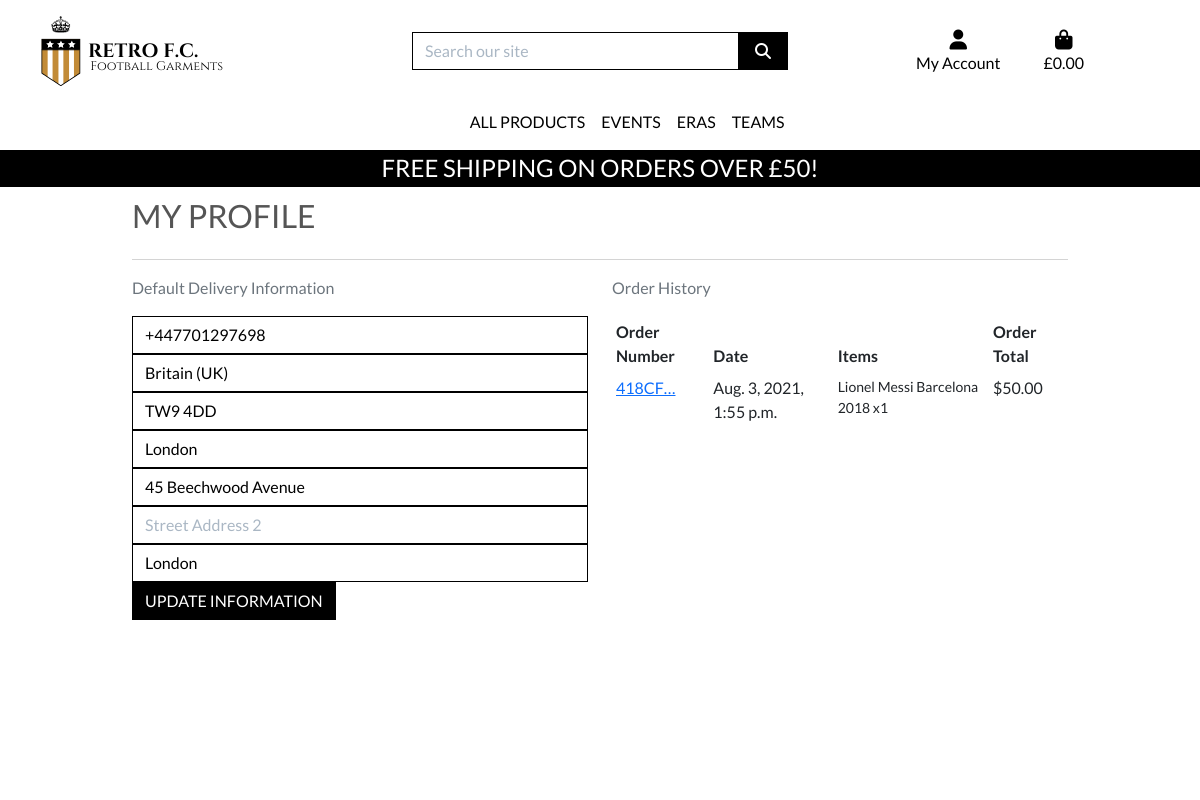
Before: /profiles/ (signed in) with the older database file.
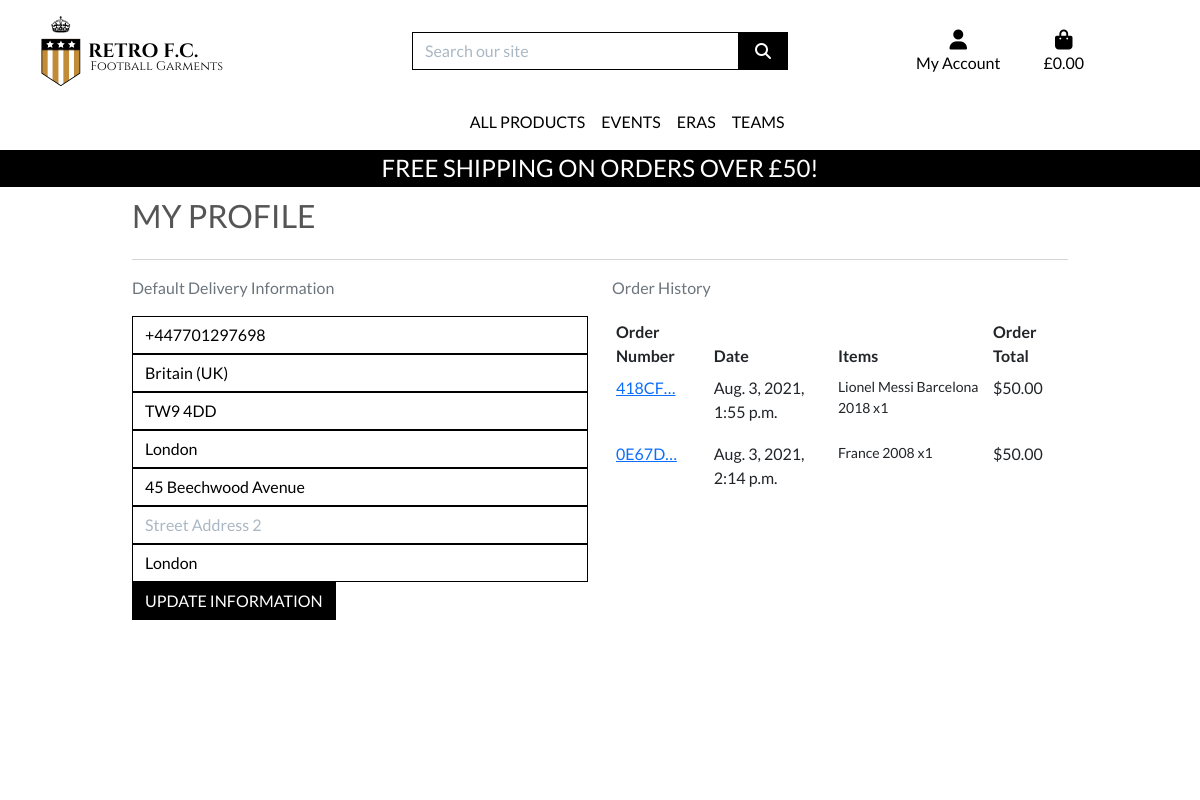
After: the same page with the newer database file.
### checkout/models.py (models this page shows, shortened)
class Order(models.Model):
    order_number = models.CharField(max_length=32, null=False, editable=False)
    user_profile = models.ForeignKey(UserProfile, on_delete=models.SET_NULL,null=True, blank=True, related_name='orders')
    full_name = models.CharField(max_length=50, null=False, blank=False)
    email = models.EmailField(max_length=254, null=False, blank=False)
    phone_number = models.CharField(max_length=20, null=False, blank=False)
    country = CountryField(blank_label='Country *', null=False, blank=False)
    postcode = models.CharField(max_length=20, null=True, blank=True)
    town_or_city = models.CharField(max_length=40, null=False, blank=False)
    street_address1 = models.CharField(max_length=80, null=False, blank=False)
    street_address2 = models.CharField(max_length=80, null=True, blank=True)
    county = models.CharField(max_length=80, null=True, blank=True)
    date = models.DateTimeField(auto_now_add=True)
    delivery_cost = models.DecimalField(max_digits=6, decimal_places=2, null=False, default=0)
    order_total = models.DecimalField(max_digits=10, decimal_places=2, null=False, default=0)
    grand_total = models.DecimalField(max_digits=10, decimal_places=2, null=False, default=0)
    original_bag = models.TextField(null=False, blank=False, default='')
    stripe_pid = models.CharField(max_length=254, null=False, blank=False, default='')

class OrderLineItem(models.Model):
    order = models.ForeignKey(Order, null=False, blank=False, on_delete=models.CASCADE, related_name='lineitems')
    product = models.ForeignKey(Product, null=False, blank=False, on_delete=models.CASCADE)
    quantity = models.IntegerField(null=False, blank=False, default=0)
    lineitem_total = models.DecimalField(max_digits=6, decimal_places=2, null=False, blank=False, editable=False)

### products/models.py (models this page shows, shortened)
class Product(models.Model):
    category = models.ForeignKey('Category', null=True, blank=True, on_delete=models.SET_NULL)
    sku = models.CharField(max_length=254, null=True, blank=True)
    name = models.CharField(max_length=254)
    description = models.TextField()
    has_sizes = models.BooleanField(default=False, null=True, blank=True)
    price = models.DecimalField(max_digits=6, decimal_places=2)
    rating = models.DecimalField(max_digits=6, decimal_places=2, null=True, blank=True)
    image_url = models.URLField(max_length=1024, null=True, blank=True)
    image = models.ImageField(null=True, blank=True)

### profiles/views.py (the view)
# urls.py: path('', views.profile, name='profile'),
@login_required
def profile(request):
    profile = get_object_or_404(UserProfile, user=request.user)
    if request.method == 'POST':
        form = UserProfileForm(request.POST, instance=profile)
        if form.is_valid():
            form.save()
            messages.success(request, 'Profile updated successfully')
        else:
            messages.error(request, 'Update failed. Please ensure form is valid')
    else:
        form = UserProfileForm(instance=profile)
    orders = profile.orders.all()
    template = 'profiles/profile.html'
    context = {
        'form': form,
        'orders': orders,
        'on_profile_page': True
    }
    return render(request, template, context)

### profiles/forms.py
class UserProfileForm(forms.ModelForm):
    class Meta:
        model = UserProfile
        exclude = ('user',)
    def __init__(self, *args, **kwargs):
        super().__init__(*args, **kwargs)
        placeholders = {
            'default_phone_number': 'Phone Number',
            'default_postcode': 'Postal Code',
            'default_town_or_city': 'Town or City',
            'default_street_address1': 'Street Address 1',
            'default_street_address2': 'Street Address 2',
            'default_county': 'County, State or Locality',
        }
        self.fields['default_phone_number'].widget.attrs['autofocus'] = True
        for field in self.fields:
            if field != 'default_country':
                if self.fields[field].required:
                    placeholder = f'{placeholders[field]} *'
                else:
                    placeholder = placeholders[field]
                self.fields[field].widget.attrs['placeholder'] = placeholder
            self.fields[field].widget.attrs['class'] = 'border-black rounded-0 profile-form-input'
            self.fields[field].label = False

### profiles/templates/profiles/profile.html (shortened to what this page needs)
{% extends "base.html" %}
{% load static %}
{% block extra_css %}
    <link rel="stylesheet" href="{% static 'profiles/css/profiles.css' %}">
{% endblock %}
{% block page_header %}
    <div class="container header-container">
    </div>
{% endblock %}
{% block content %}
    <div class="overlay"></div>
    <div class="container">
        <div class="row">
            <div class="col">
                <h2 class="logo-font mb-4">My Profile</h2>
                <hr>
            </div>
        </div>
        <div class="row">
            <div class="col-12 col-lg-6">
                <p class="text-muted">Default Delivery Information</p>
                <form class="mt-3" action="{% url 'profile' %}" method="POST" id="profile-update-form">
                    {{ form|crispy }}
                    <button class="btn btn-black rounded-0 text-uppercase float-right">Update Information</button>
                </form>
            </div>
            <div class="col-12 col-lg-6">
                <p class="text-muted">Order History</p>
                <div class="order-history table-responsive">
                    <table class="table table-sm table-borderless">
                        <thead>
                            <tr>
                                <th>Order Number</th>
                                <th>Date</th>
                                <th>Items</th>
                                <th>Order Total</th>
                            </tr>
                        </thead>
                        <tbody>
                            {% for order in orders %}
                                <tr>
                                    <td>
                                        <a href="{% url 'order_history' order.order_number %}"
                                        title="{{ order.order_number }}">
                                            {{ order.order_number|truncatechars:6 }}
                                        </a>
                                    </td>
                                    <td>{{ order.date }}</td>
                                    <td>
                                        <ul class="list-unstyled">
                                            {% for item in order.lineitems.all %}
                                                <li class="small">
                                                    {{ item.product.name }} x{{ item.quantity }}
                                                </li>
                                            {% endfor %}
                                        </ul>
                                    </td>
                                    <td>${{ order.grand_total }}</td>
                                </tr>
                            {% endfor %}
                        </tbody>
                    </table>
                </div>
            </div>
        </div>
{% endblock %}

Changed rows visible on the page:
added Order: order_number "0E67D…", date "Aug. 3, 2021, 2:14 p.m.", grand_total "50.00"
added OrderLineItem: product.name "France 2008", quantity "1", shown under "0E67D…"
